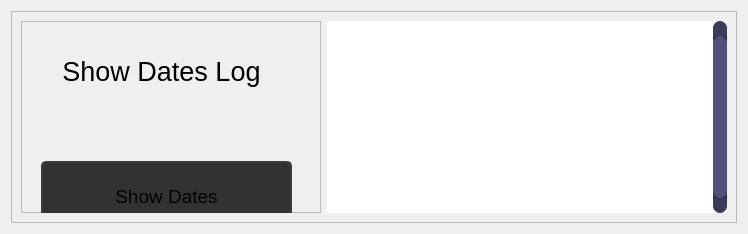
                  <widget class="QWidget" name="page_showLog">
                   <layout class="QHBoxLayout" name="horizontalLayout_16">
                    <item>
                     <widget class="QFrame" name="frame_showLog1">
                      <property name="frameShape">
                       <enum>QFrame::StyledPanel</enum>
                      </property>
                      <property name="frameShadow">
                       <enum>QFrame::Raised</enum>
                      </property>
                      <layout class="QHBoxLayout" name="horizontalLayout_17">
                       <item>
                        <widget class="QFrame" name="frame_showLog2">
                         <property name="minimumSize">
                          <size>
                           <width>300</width>
                           <height>0</height>
                          </size>
                         </property>
                         <property name="frameShape">
                          <enum>QFrame::StyledPanel</enum>
                         </property>
                         <property name="frameShadow">
                          <enum>QFrame::Raised</enum>
                         </property>
                         <widget class="QLabel" name="label_log">
                          <property name="geometry">
                           <rect>
                            <x>0</x>
                            <y>0</y>
                            <width>281</width>
                            <height>101</height>
                           </rect>
                          </property>
                          <property name="font">
                           <font>
                            <pointsize>20</pointsize>
                           </font>
                          </property>
                          <property name="text">
                           <string>Show Dates Log</string>
                          </property>
                          <property name="alignment">
                           <set>Qt::AlignCenter</set>
                          </property>
                         </widget>
                         <widget class="QPushButton" name="btn_mostrarLog">
                          <property name="geometry">
                           <rect>
                            <x>20</x>
                            <y>140</y>
                            <width>251</width>
                            <height>71</height>
                           </rect>
                          </property>
                          <property name="font">
                           <font>
                            <pointsize>14</pointsize>
                           </font>
                          </property>
                          <property name="styleSheet">
                           <string notr="true">QPushButton {	
	background-color: rgb(50, 50, 50);
	border: 2px solid rgb(60, 60, 60);
	border-radius: 5px;
}
QPushButton:hover {	
	background-color: rgb(60, 60, 60);
	border: 2px solid rgb(70, 70, 70);
}
QPushButton:pressed {	
	background-color: rgb(250, 230, 0);
	border: 2px solid rgb(255, 165, 24);	
	color: rgb(35, 35, 35);
}</string>
                          </property>
                          <property name="text">
                           <string>Show Dates</string>
                          </property>
                         </widget>
                        </widget>
                       </item>
                       <item>
                        <widget class="QTextEdit" name="textEditLog">
                         <property name="minimumSize">
                          <size>
                           <width>400</width>
                           <height>0</height>
                          </size>
                         </property>
                         <property name="font">
                          <font>
                           <pointsize>12</pointsize>
                          </font>
                         </property>
                         <property name="styleSheet">
                          <string notr="true">QTextEdit{
background-color: rgb(255, 255, 255);
color: black;
}
QTextEdit:focus {
	border: 2px solid rgb(255, 207, 0);

	color: black;
}
QScrollBar:vertical {
	border: none;
    background: rgb(45, 45, 68);
    width: 14px;
    margin: 15px 0 15px 0;
	border-radius: 0px;
 }

/*  HANDLE BAR VERTICAL */
QScrollBar::handle:vertical {	
	background-color: rgb(80, 80, 122);
	min-height: 30px;
	border-radius: 7px;
}
QScrollBar::handle:vertical:hover{	
	background-color:  rgb(255, 207, 0);
}
QScrollBar::handle:vertical:pressed {	
	background-color:  rgb(255, 207, 0);
}

/* BTN TOP - SCROLLBAR */
QScrollBar::sub-line:vertical {
	border: none;
	background-color: rgb(59, 59, 90);
	height: 15px;
	border-top-left-radius: 7px;
	border-top-right-radius: 7px;
	subcontrol-position: top;
	subcontrol-origin: margin;
}
QScrollBar::sub-line:vertical:hover {	
	background-color:  rgb(255, 207, 0);
}
QScrollBar::sub-line:vertical:pressed {	
	background-color: rgb(185, 0, 92);
}

/* BTN BOTTOM - SCROLLBAR */
QScrollBar::add-line:vertical {
	border: none;
	background-color: rgb(59, 59, 90);
	height: 15px;
	border-bottom-left-radius: 7px;
	border-bottom-right-radius: 7px;
	subcontrol-position: bottom;
	subcontrol-origin: margin;
}
QScrollBar::add-line:vertical:hover {	
	background-color:  rgb(255, 207, 0);
}
QScrollBar::add-line:vertical:pressed {	
	background-color: rgb(185, 0, 92);
}

/* RESET ARROW */
QScrollBar::up-arrow:vertical, QScrollBar::down-arrow:vertical {
	background: none;
}
QScrollBar::add-page:vertical, QScrollBar::sub-page:vertical {
	background: none;
}</string>
                         </property>
                         <property name="frameShape">
                          <enum>QFrame::NoFrame</enum>
                         </property>
                         <property name="verticalScrollBarPolicy">
                          <enum>Qt::ScrollBarAlwaysOn</enum>
                         </property>
                        </widget>
                       </item>
                      </layout>
                     </widget>
                    </item>
                   </layout>
                  </widget>
